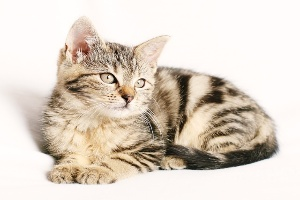
#> input picture tp1/exercice2/image_300x200.jpg, 300 x 200 px
$ python script.py
#> lines starting #> are read from the running program, lines starting #| are printed output that depends on the picture; after the words box and inside, x2 and y2 are one past the last pixel; in counts of white or black regions, pixels touching at a corner belong together
import cv2
import matplotlib.pyplot as plt

# Charger image
img = cv2.imread('image_300x200.jpg')
#> img is the input picture: shape (200, 300, 3); mean B, G, R 198.9, 210.7, 221.6
if img is None:
 print("Erreur")
else:
    # Niveaux de gris
    gray = cv2.cvtColor(img, cv2.COLOR_BGR2GRAY)
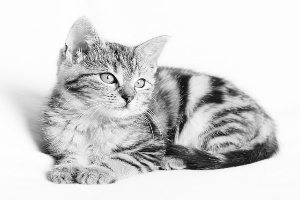
#> gray: shape (200, 300); min 6, max 255, mean 212.7
    # Filtrage
    blur = cv2.GaussianBlur(gray, (5,5), 0)
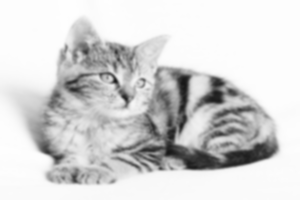
#> blur: shape (200, 300); min 22, max 254, mean 212.7
    # Contours
    edges = cv2.Canny(blur, 100, 200)
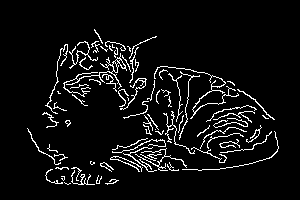
#> edges: shape (200, 300); 6.3% white in thin lines or dots, all inside (x1, y1, x2, y2) = (27, 29, 279, 185)
    # Histogramme
    plt.hist(gray.ravel(), 256, [0,256])
    plt.title("Histogramme")
    plt.savefig("histogramme.png")
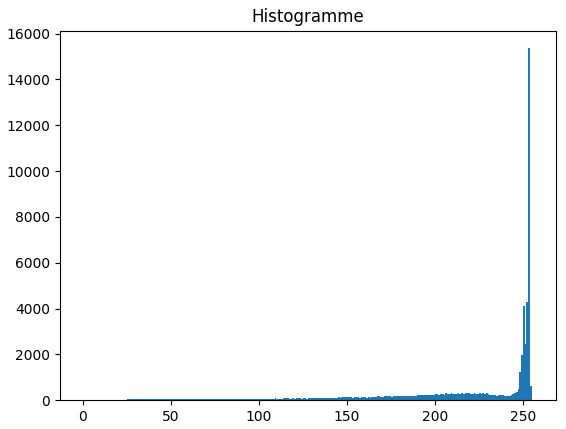
#> figure drawn by matplotlib, 1 panel; tallest bar 15359 high, from x = 253 to 254

    # Affichage
    cv2.imshow('Original', img)
    cv2.imshow('Gris', gray)
    cv2.imshow('Flou', blur)
    cv2.imshow('Contours', edges)
    cv2.waitKey(0)
    cv2.destroyAllWindows()
